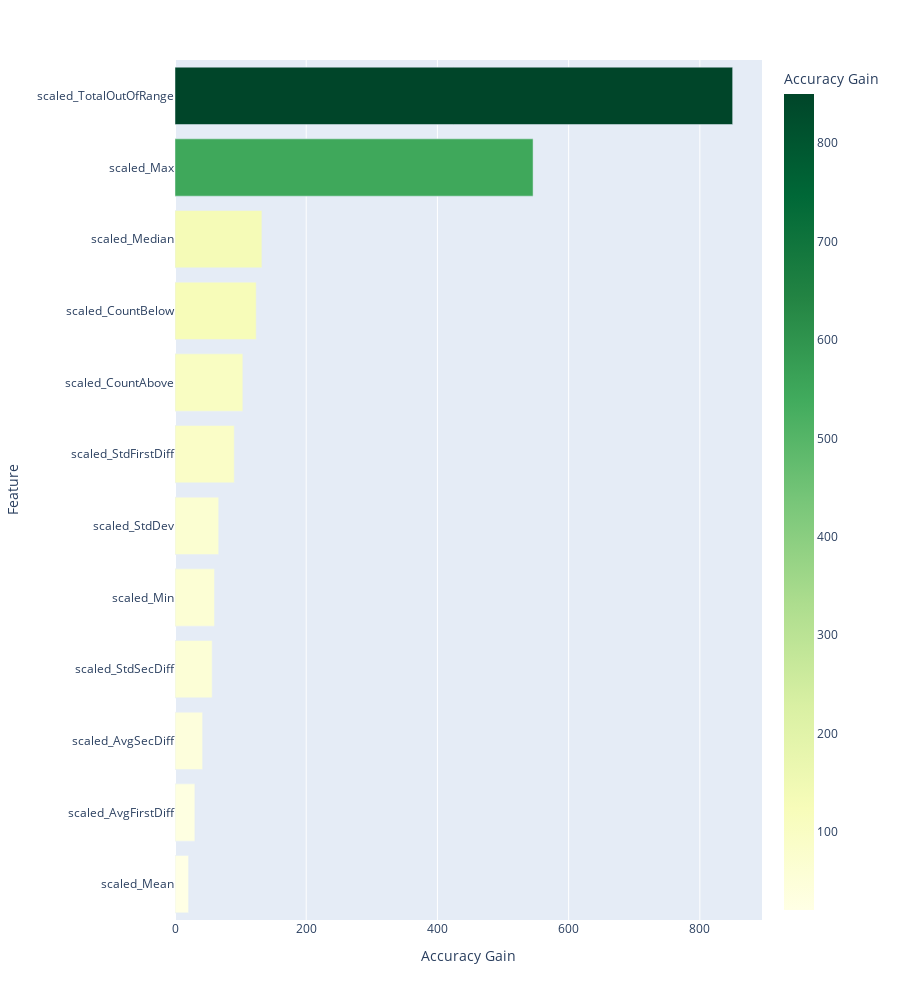

Notebook code for this chart:
### Code cell
overall_feature_plot.show()

### Figure 1 — Plotly figure (JSON) as saved in the notebook; plotly's stock layout.template omitted (floating-point values rounded to 4 significant figures)
{"data": [{"alignmentgroup": "True", "hovertemplate": "Accuracy Gain=%{marker.color}<br>Feature=%{y}<extra></extra>", "legendgroup": "", "marker": {"color": [20.66, 30.28, 42.1, 56.64, 60.16, 66.62, 90.36, 103.4, 123.8, 132.5, 545.8, 850.0], "coloraxis": "coloraxis", "pattern": {"shape": ""}}, "name": "", "offsetgroup": "", "orientation": "h", "showlegend": false, "textposition": "auto", "type": "bar", "x": [20.66, 30.28, 42.1, 56.64, 60.16, 66.62, 90.36, 103.4, 123.8, 132.5, 545.8, 850.0], "xaxis": "x", "y": ["scaled_Mean", "scaled_AvgFirstDiff", "scaled_AvgSecDiff", "scaled_StdSecDiff", "scaled_Min", "scaled_StdDev", "scaled_StdFirstDiff", "scaled_CountAbove", "scaled_CountBelow", "scaled_Median", "scaled_Max", "scaled_TotalOutOfRange"], "yaxis": "y"}], "layout": {"barmode": "relative", "coloraxis": {"colorbar": {"title": {"text": "Accuracy Gain"}}, "colorscale": [[0, "rgb(255,255,229)"], [0.125, "rgb(247,252,185)"], [0.25, "rgb(217,240,163)"], [0.375, "rgb(173,221,142)"], [0.5, "rgb(120,198,121)"], [0.625, "rgb(65,171,93)"], [0.75, "rgb(35,132,67)"], [0.875, "rgb(0,104,55)"], [1, "rgb(0,69,41)"]]}, "height": 1000, "legend": {"tracegroupgap": 0}, "margin": {"t": 60}, "width": 900, "xaxis": {"anchor": "y", "domain": [0, 1], "title": {"text": "Accuracy Gain"}}, "yaxis": {"anchor": "x", "domain": [0, 1], "title": {"text": "Feature"}}}}
